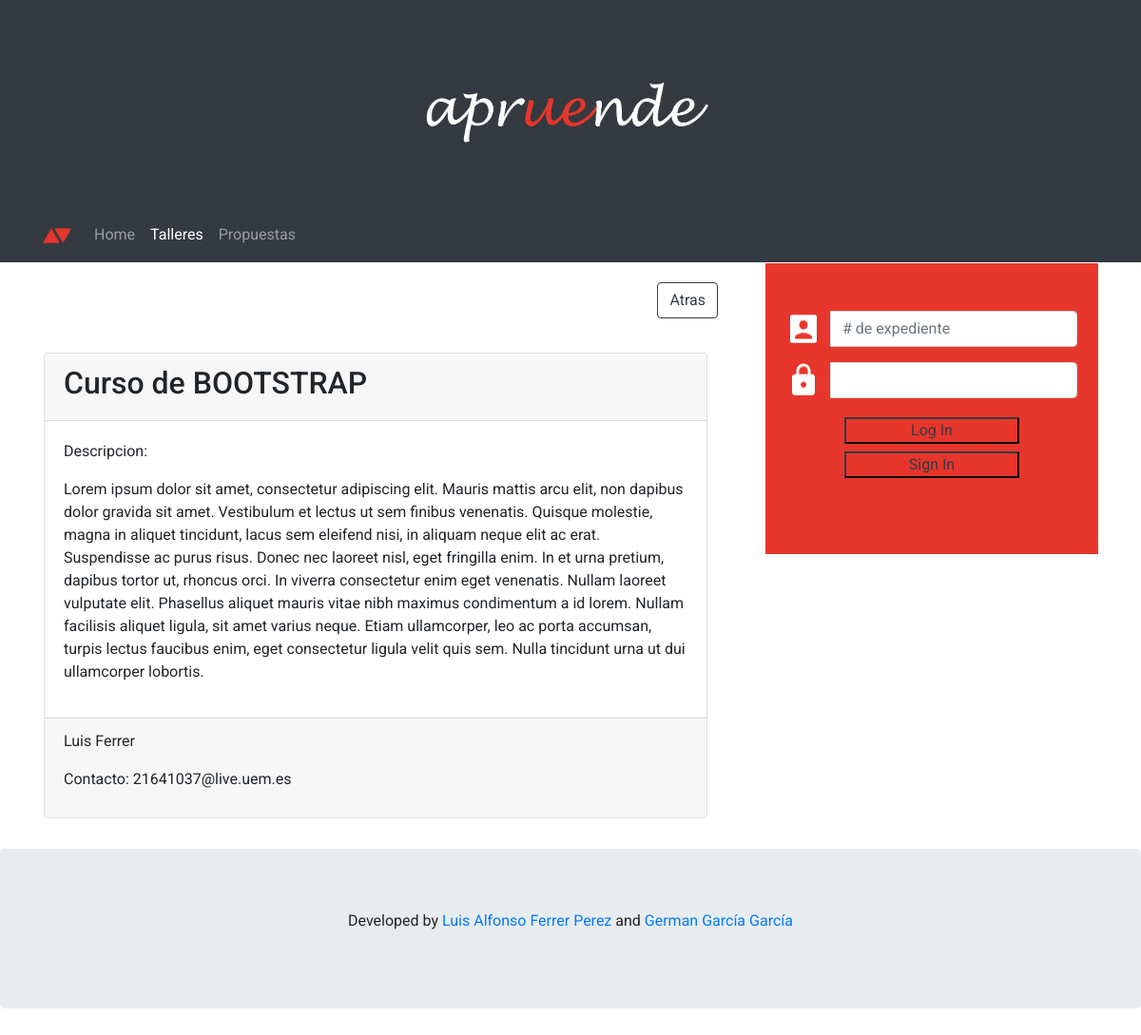
The page /tallerInfo.php?id=25 on the database its author committed.
### tables this page shows
CREATE TABLE `Taller` (
  `IDTal` int(8) NOT NULL,
  `IDUsTal` int(8) NOT NULL,
  `NombreTal` varchar(64) NOT NULL,
  `DescripcionTal` text NOT NULL,
  `FacultadTal` varchar(32) NOT NULL,
  `ActiveTal` tinyint(1) NOT NULL
);

CREATE TABLE `UserData` (
  `Nombre` varchar(20) DEFAULT NULL,
  `Apellidos` varchar(50) DEFAULT NULL,
  `Grado` text NOT NULL,
  `Email` text,
  `Telefono` int(11) NOT NULL,
  `userID` int(11) NOT NULL DEFAULT '0',
  `foto` text NOT NULL
);

### php/tallerTodaInfo.php (the view, shortened to what this page needs)
<?php
require('db.php');
$sel_query="SELECT Taller.NombreTal,UserData.Nombre,UserData.Apellidos,Taller.IDTal,Taller.IDUsTal,Taller.DescripcionTal,UserData.Email,UserData.userID FROM Taller JOIN UserData ON Taller.IDUsTal = UserData.userID WHERE Taller.IDTal =".$_GET['id'].";";
$result = mysqli_query($con,$sel_query);
while($row = mysqli_fetch_assoc($result)) {
  $filas .= "<div class='row w-100'>";
  $filas .= "<div class='propBlock rounded d-block p-3 m-0 mb-3 w-100' id='propBlock".$row["IDTal"].">'";
  $filas .= "<div class='col'><div class='card'>";
  $filas .= "<div class='card-header'>";
  $filas .= "\t<h2>".$row["NombreTal"]."</h2></div>";
  $filas .= "\t<div class='card-body'><p>Descripcion:</p><p>".$row["DescripcionTal"]."</p> </div>";
  $filas .= '<div class="card-footer p-10 border-10">';
  $filas .= "\t<p>".$row["Nombre"]." ".$row["Apellidos"]."</p>";
  $filas .= "\t<p>Contacto: ".$row["Email"]."@live.uem.es</p>";
  $filas .= "</div>\n</div></div></div>";
}
echo utf8_encode($filas);
?>

### style.css (style rules this page uses)
* { margin:0; padding: 0; }
body { font-family: 'Roboto', sans-serif; overflow-y: scroll; overflow-x: hidden; }
.propBlock { margin: 10px; width: 80%; padding: 20px; }

### rows shown on the page
taller: NombreTal "Curso de BOOTSTRAP", DescripcionTal "Lorem ipsum dolor sit amet, consectetur adipiscing elit. Mauris mattis arcu elit, non dapibus dolor gravida sit amet. Vestibulum et lectus ut sem finibus venenatis. Quisque molestie, magna in aliquet tincidunt, lacus sem eleifend nisi, in aliquam neque elit ac erat. Suspendisse ac purus risus. Donec nec laoreet nisl, eget fringilla enim. In et urna pretium, dapibus tortor ut, rhoncus orci. In viverra consectetur enim eget venenatis. Nullam laoreet vulputate elit. Phasellus aliquet mauris vitae nibh maximus condimentum a id lorem. Nullam facilisis aliquet ligula, sit amet varius neque. Etiam ullamcorper, leo ac porta accumsan, turpis lectus faucibus enim, eget consectetur ligula velit quis…", userdata.Nombre "Luis", userdata.Apellidos "Ferrer", userdata.Email "21641037"
